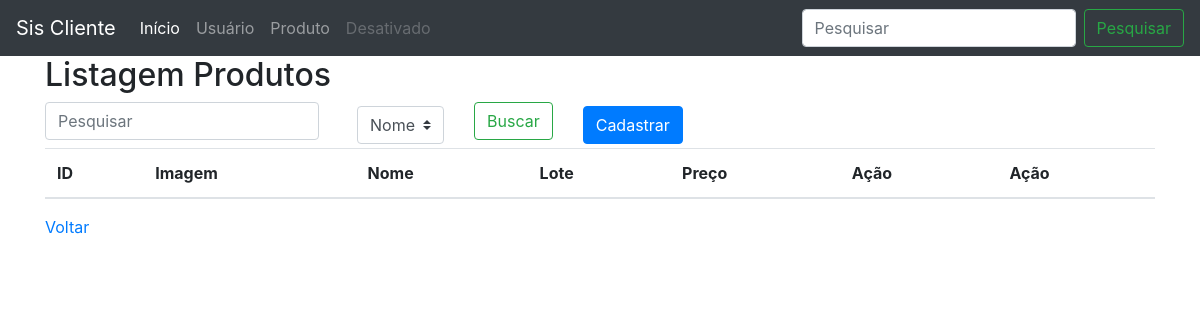
Before: /pagina/produtoList.php with the older database file.
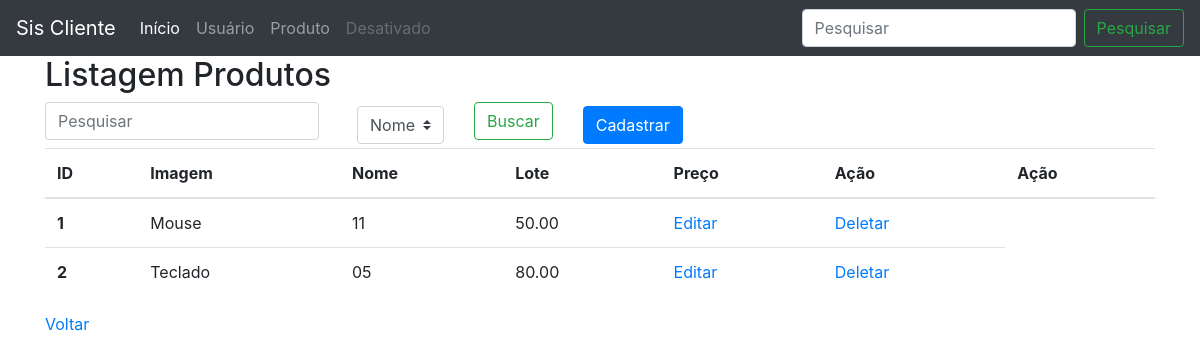
After: the same page with the newer database file.
### tables this page shows
CREATE TABLE IF NOT EXISTS `produto` (
  `id` int NOT NULL AUTO_INCREMENT,
  `nome` varchar(100) NOT NULL DEFAULT '',
  `lote` varchar(40) NOT NULL DEFAULT '',
  `preco` decimal(12,2) NOT NULL DEFAULT '0.00',
  `nome_imagem` varchar(150) NOT NULL DEFAULT '0',
  PRIMARY KEY (`id`) USING BTREE
);

### database/bd.php (called while the page is built, shortened)
<?php
class BD
{
    public function conn()
    {
        $conn = "mysql:host=" . Config::BD_HOST . ";
            dbname=" . Config::BD_NOME . ";port=" . Config::BD_PORT;
        return new PDO(
            $conn,
            Config::BD_USUARIO,
            Config::BD_SENHA,
            [PDO::MYSQL_ATTR_INIT_COMMAND => "SET NAMES " . Config::BD_CHARSET]
        );
    }
    public function select($nome_tabela)
    {
        $conn = $this->conn();
        $st = $conn->prepare("SELECT * FROM $nome_tabela");
        $st->execute();
        return $st;
    }
}

### pagina/produtoList.php (the view, shortened to what this page needs)
<?php
include "../database/bd.php";
include "./head.php";
?>
<h2>Listagem Produtos</h2>
<div class="row">
    <form action="./produtoList.php" method="post" class="form-inline">
        <div class="col">
            <input type="text" name="valor" class="form-control mb-2 mr-sm-2" placeholder="Pesquisar" />
        </div>
        <div class="col">
            <select name="tipo" class="custom-select">
                <option value="nome" selected>Nome</option>
            </select>
        </div>
        <div class="col">
            <button type="submit" class="btn btn-outline-success mb-2 mr-sm-0">Buscar</button>
        </div>
        <div class="col">
            <a href="./produtoForm.php" class="btn btn-primary">Cadastrar</a> <br>
        </div>
    </form>
</div>
<?php
$objBD = new BD();
$objBD->conn();
$tb_name = "produto";
if (!empty($_POST['valor'])) {
    $result = $objBD->pesquisar($tb_name, $_POST);
} else {
    $result = $objBD->select($tb_name);
}
echo "<table class='table table-hover'>
            <thead>
                <tr>
                    <th scope='col'>ID</th>
                    <th scope='col'>Imagem</th>
                    <th scope='col'>Nome</th>
                    <th scope='col'>Lote</th>
                    <th scope='col'>Preço</th>
                    <th scope='col'>Ação</th>
                    <th scope='col'>Ação</th>
                </tr>
            </thead>
            <tbody>
            ";
foreach ($result as $item) {
    echo "
        <tr>
            <th scope='row'>" . $item['id'] . "</th>
            <td>" . $item['nome'] . "</td>
            <td>" . $item['lote'] . "</td>
            <td>" . $item['preco'] . "</td>
            <td><a href='./produtoForm.php?id=" . $item['id'] . "'>Editar</a></td>
            <td><a href='./produtoList.php?id=" . $item['id'] . "'
                   onclick=\"return confirm('Deseja realmente remover o registro?') \" >Deletar</a></td>
        </tr>";
}
echo "</tbody></table>";
?>
<a href="../index.php">Voltar</a>
<?php
include "./footer.php";
?>

Changed rows visible on the page:
added produto: id "1", nome "Mouse", lote "11", preco "50.00"
added produto: id "2", nome "Teclado", lote "05", preco "80.00"
